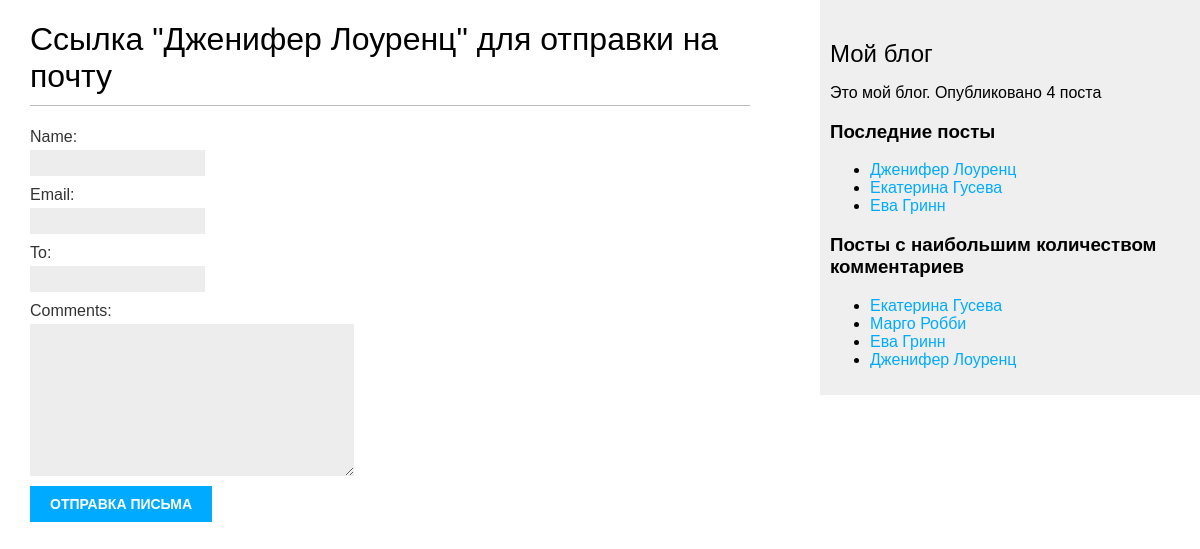
/blog/5/share/, run on the app's committed database.
### blog/models.py (models this page shows, shortened)
class Post(models.Model):
    class Status(models.TextChoices):  # вложенный перечисляемый класс для создания поля status
        DRAFT = 'DF', 'Draft'
        PUBLISHED = 'PB', 'Published'
    title = models.CharField(max_length=250)  # заголовок
    slug = models.SlugField(max_length=250, unique_for_date='publish')  # слаг уникальный для даты публикации
    author = models.ForeignKey(User, on_delete=models.CASCADE,
                               related_name='blog_posts')  # созданние связи с встроенной таблицей User один ко многим
    body = models.TextField()  # тело поста
    publish = models.DateTimeField(default=timezone.now)  # время публикации
    created = models.DateTimeField(auto_now_add=True)  # время создания
    updated = models.DateTimeField(auto_now=True)  # время изменения
    status = models.CharField(max_length=2, choices=Status.choices, default=Status.DRAFT)  # поле статус\
    objects = models.Manager()  # менеджер применямый по умолчанию
    published = PublishedManager()  # конкретно-прикладной менеджер
    tags = TaggableManager()
    class Meta:
        verbose_name = "Женщина"  # замена в админ-панели категории блога
        verbose_name_plural = "Женщины"  # множественное число категории
        ordering = ['-publish']
        indexes = [
            models.Index(fields=['-publish']),
        ]
    def get_absolute_url(self): #канонический url изменяем в соответсвии с представлением
        return reverse('blog:post_detail',
                       args=[self.publish.year,
                             self.publish.month,
                             self.publish.day,
                             self.slug])

### blog/views.py (the view)
# urls.py: path('<int:post_id>/share/', views.post_share, name='post_share'),#шаблон почты
def post_share(request, post_id):
    post = get_object_or_404(Post, id=post_id, \
                             status=Post.Status.PUBLISHED)  # функция сокращенного доступа
    sent = False
    if request.method == 'POST':
        form = EmailPostForm(request.POST)
        if form.is_valid():
            cd = form.cleaned_data  # извлечение данных из формы
            post_url = request.build_absolute_uri(post.get_absolute_url())  # отправить электронное письмо
            subject = f"{cd['name']} рекомендовал Вам прочитать " \
                      f"{post.title}"
            message = f"Read {post.title} at {post_url}\n\n" \
                      f"{cd['name']}\'s comments: {cd['comments']}"
            send_mail(subject, message, 'dzygun-roman@mail.ru', [cd['to']])
            sent = True
    else:
        form = EmailPostForm()
    return render(request, 'blog/post/share.html', {'post': post,
                                                    'form': form,
                                                    'sent': sent})

### blog/forms.py
class EmailPostForm(forms.Form): #формы помещают в файле forms.py приложения
    name = forms.CharField(max_length=25) #имя человека отправляющего пост
    email = forms.EmailField() #адрес отправителя поста
    to = forms.EmailField() #адрес получателя поста
    comments = forms.CharField(required=False, widget=forms.Textarea) #комментарии к посту опционально

### blog/models.py (called while the page is built)
    def get_queryset(self):
        return super().get_queryset() \
            .filter(status=Post.Status.PUBLISHED)  # получаем посты со статусом published

### blog/templatetags/blog_tags.py (called while the page is built)
@register.simple_tag
def get_most_commented_posts(count=5):
    return Post.published.annotate(total_comments=Count('comments')).order_by('-total_comments')[:count]

@register.simple_tag
def total_posts():
    return Post.published.count()

@register.inclusion_tag('blog/post/latest_posts.html')  # регистрируем шаблонный тег
def show_latest_posts(count=5):
    latest_posts = Post.published.order_by('-publish')[:count]
    return {'latest_posts': latest_posts}

### blog/templates/blog/post/share.html (shortened to what this page needs)
{% extends "blog/base.html" %}
{% block content %}
   {% if sent %}
   <h1>Отправление письма</h1>
   <p>
       "{{ post.title }}" был отправлен на почту
        {{ form.cleaned_data.to }}.
   </p>
{% else %}
   <h1>Ссылка "{{ post.title }}" для отправки  на почту</h1>
   <form method="post" novalidate>
       {{ form.as_p }}
       <input type="submit" value="Отправка письма">
   </form>
   {% endif %}
{% endblock %}

### blog/templates/blog/base.html (shortened to what this page needs)
{% load blog_tags %}
{% load static %}
<!DOCTYPE html>
<html>
<head>
    <link href="{% static "css/blog.css" %}" rel="stylesheet">
</head>
<body>
   <div id="content">
       {% block content %}
       {% endblock %}
   </div>
   <div id="sidebar">
       <h2>Мой блог</h2>
       <p>Это мой блог.
       Опубликовано {% total_posts %} поста
       </p>
       <h3>Последние посты</h3>
       {% show_latest_posts 3 %}
       <h3>Посты с наибольшим количеством комментариев</h3>
       {% get_most_commented_posts as most_commented_posts %}
       <ul>
           {% for post in most_commented_posts %}
           <li>
               <a href="{{ post.get_absolute_url }}">{{ post.title }}</a>
           </li>
           {% endfor %}
       </ul>
   </div>
</body>
</html>

### blog/templates/blog/post/latest_posts.html
<ul>
    {% for post in latest_posts %}
    <li>
        <a href="{{ post.get_absolute_irl }}">{{ post.title }}</a>
    </li>
    {% endfor %}
</ul>

### blog/static/css/blog.css (style rules this page uses)
body { margin:0; padding:0; font-family:helvetica, sans-serif; }
a { color:#00abff; text-decoration:none; }
h1 { font-weight:normal; border-bottom:1px solid #bbb; padding:0 0 10px 0; }
h2 { font-weight:normal; margin:30px 0 0; }
#content { float:left; width:60%; padding:0 0 0 30px; }
#sidebar { float:right; width:30%; padding:10px; background:#efefef; height:100%; }
label { float:left; clear:both; color:#333; margin-bottom:4px; }
input, textarea { clear:both; float:left; margin:0 0 10px; background:#ededed; border:0; padding:6px 10px; font-size:12px; }
input[type=submit] { font-weight:bold; background:#00abff; color:#fff; padding:10px 20px; font-size:14px; text-transform:uppercase; }

### data on the page
Post: title "Дженифер Лоуренц"
Post: title "Екатерина Гусева"
Post: title "Ева Гринн"
Post: title "Марго Робби"
